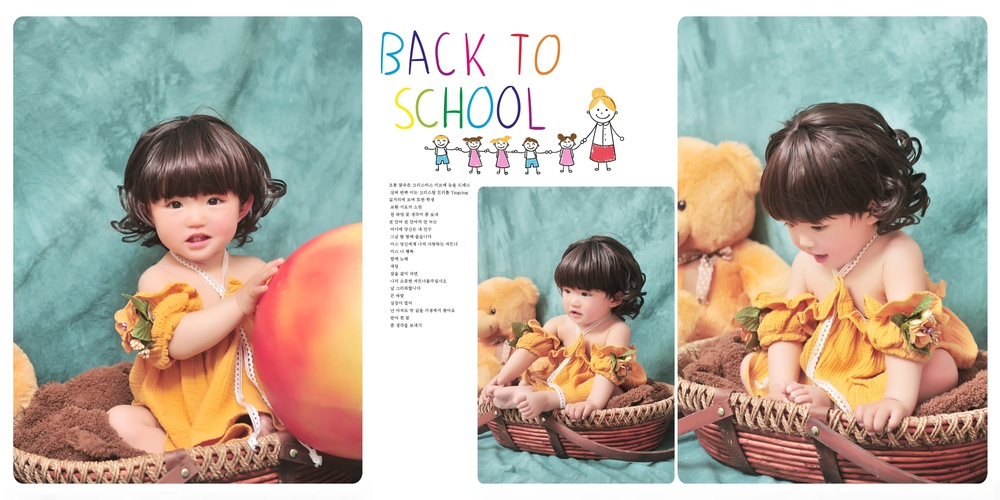
#> input picture images/input.jpg, 1000 x 500 px, shrunk from 4100 x 2050 before the run, found by its file name
$ python Sharpening.py
#> lines starting #> are read from the running program, lines starting #| are printed output that depends on the picture
import cv2
import numpy as np

img = cv2.imread('./images/input.jpg')
#> img is the input picture: shape (500, 1000, 3); mean B, G, R 164.7, 176.8, 184.9
cv2.imshow('Original', img)

# generating the kernels
kernel_sharpen_1 = np.array([[-1,-1,-1], [-1,9,-1], [-1,-1,-1]])
kernel_sharpen_2 = np.array([[1,1,1], [1,-7,1], [1,1,1]])
kernel_sharpen_3 = np.array([[-1,-1,-1,-1,-1],
                             [-1,2,2,2,-1],
                             [-1,2,8,2,-1],
                             [-1,2,2,2,-1],
                             [-1,-1,-1,-1,-1]]) / 8.0

# applying different kernels to the input image
output_1 = cv2.filter2D(img, -1, kernel_sharpen_1)
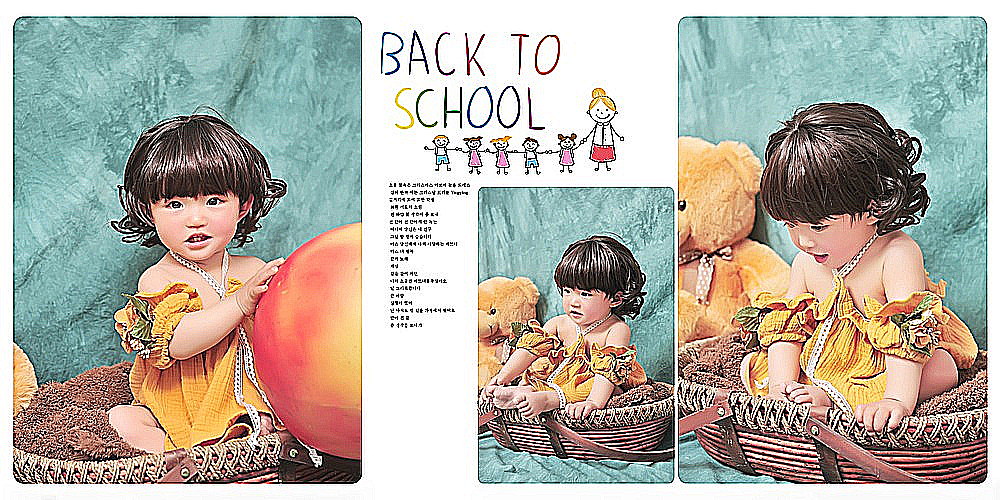
#> output_1: shape (500, 1000, 3); mean B, G, R 165, 175.7, 180
output_2 = cv2.filter2D(img, -1, kernel_sharpen_2)
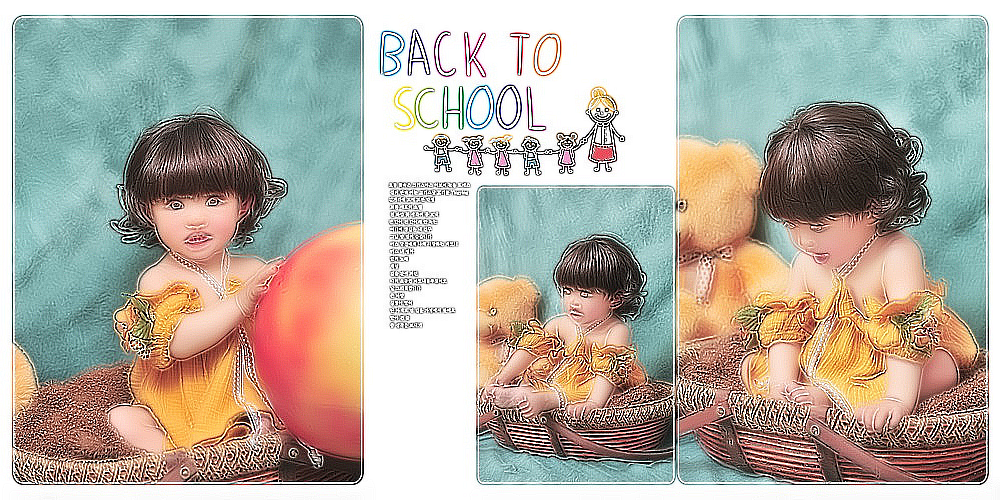
#> output_2: shape (500, 1000, 3); mean B, G, R 163.7, 174.9, 180.6
output_3 = cv2.filter2D(img, -1, kernel_sharpen_3)
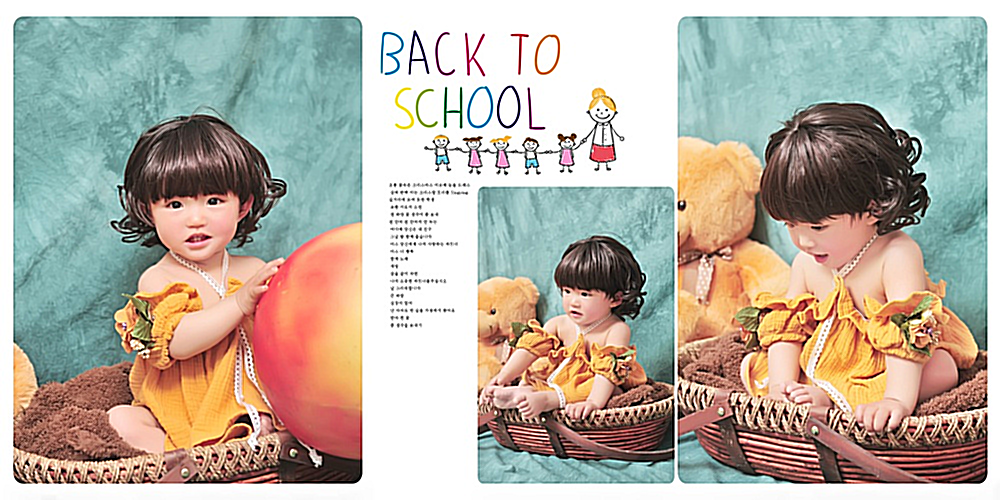
#> output_3: shape (500, 1000, 3); mean B, G, R 163.7, 175.8, 183.2

cv2.imshow('Sharpening', output_1)
cv2.imshow('Excessive Sharpening', output_2)
cv2.imshow('Edge Enhancement', output_3)
cv2.waitKey(0)
